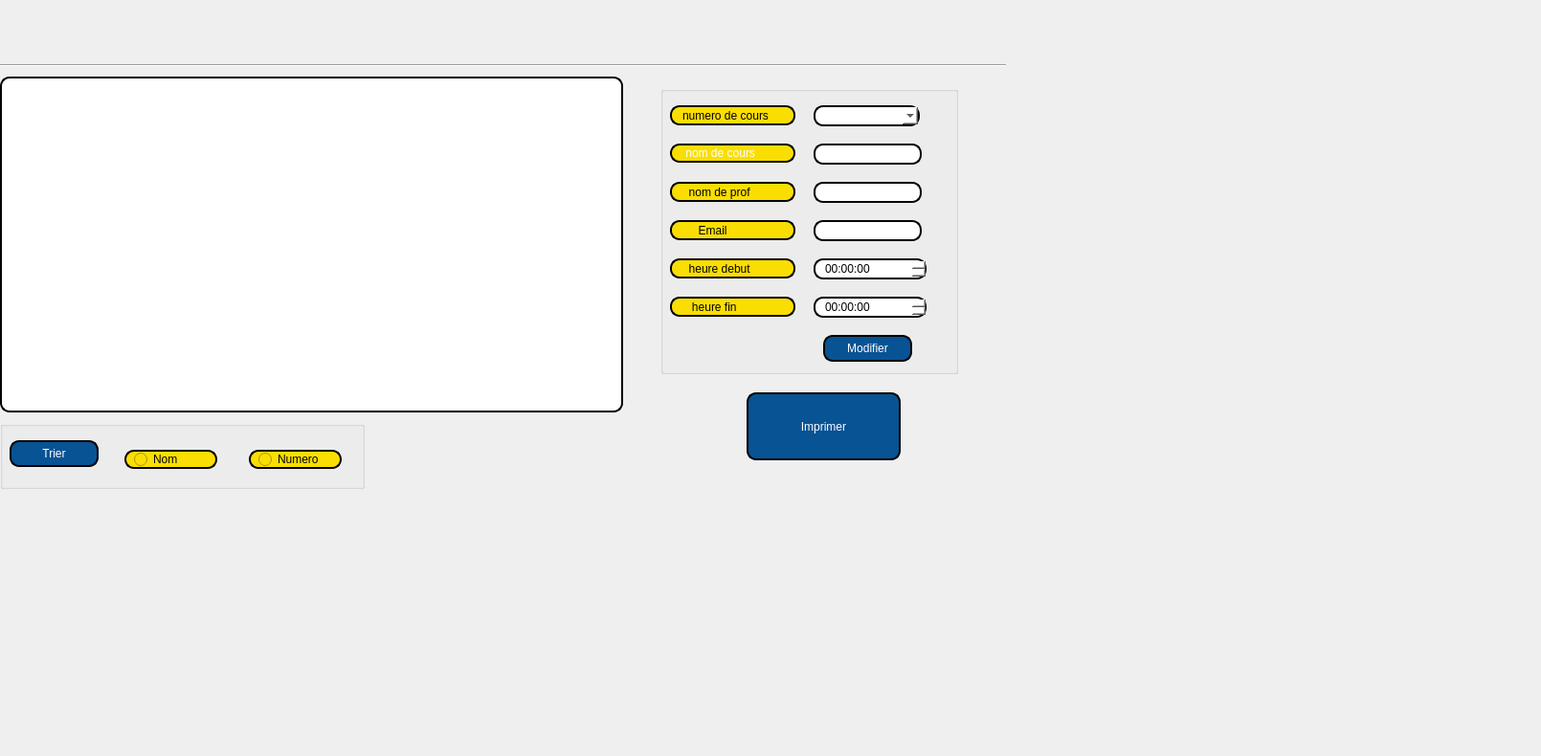
     <widget class="QWidget" name="tab_4">
      <attribute name="title">
       <string>afficher</string>
      </attribute>
      <widget class="QTableView" name="coursView">
       <property name="geometry">
        <rect>
         <x>0</x>
         <y>80</y>
         <width>651</width>
         <height>351</height>
        </rect>
       </property>
       <property name="styleSheet">
        <string notr="true">border: 2px solid black;
border-radius: 10px;
padding: 0 8px;
background: white;
selection-background-color: gray;
</string>
       </property>
      </widget>
      <widget class="Line" name="line_5">
       <property name="geometry">
        <rect>
         <x>0</x>
         <y>60</y>
         <width>1051</width>
         <height>16</height>
        </rect>
       </property>
       <property name="orientation">
        <enum>Qt::Horizontal</enum>
       </property>
      </widget>
      <widget class="QPushButton" name="trier_cours">
       <property name="geometry">
        <rect>
         <x>10</x>
         <y>460</y>
         <width>93</width>
         <height>28</height>
        </rect>
       </property>
       <property name="styleSheet">
        <string notr="true">border: 2px solid black;
border-radius: 10px;
padding: 0 8px;
color: rgb(255, 255, 255);
background:#085394	;
font: bold, &quot;Comic Sans MS&quot;;
</string>
       </property>
       <property name="text">
        <string>Trier</string>
       </property>
      </widget>
      <widget class="QLineEdit" name="nomC_4">
       <property name="geometry">
        <rect>
         <x>850</x>
         <y>150</y>
         <width>113</width>
         <height>22</height>
        </rect>
       </property>
       <property name="styleSheet">
        <string notr="true">border: 2px solid black;
border-radius: 10px;
padding: 0 8px;
background: white;
selection-background-color: gray;
</string>
       </property>
      </widget>
      <widget class="QLineEdit" name="nomE_2">
       <property name="geometry">
        <rect>
         <x>850</x>
         <y>190</y>
         <width>113</width>
         <height>22</height>
        </rect>
       </property>
       <property name="styleSheet">
        <string notr="true">border: 2px solid black;
border-radius: 10px;
padding: 0 8px;
background: white;
selection-background-color: gray;
</string>
       </property>
      </widget>
      <widget class="QLabel" name="label_22">
       <property name="geometry">
        <rect>
         <x>700</x>
         <y>150</y>
         <width>131</width>
         <height>20</height>
        </rect>
       </property>
       <property name="palette">
        <palette>
         <active>
          <colorrole role="WindowText">
           <brush brushstyle="SolidPattern">
            <color alpha="255">
             <red>255</red>
             <green>255</green>
             <blue>255</blue>
            </color>
           </brush>
          </colorrole>
          <colorrole role="Button">
           <brush brushstyle="SolidPattern">
            <color alpha="255">
             <red>250</red>
             <green>222</green>
             <blue>2</blue>
            </color>
           </brush>
          </colorrole>
          <colorrole role="Text">
           <brush brushstyle="SolidPattern">
            <color alpha="255">
             <red>255</red>
             <green>255</green>
             <blue>255</blue>
            </color>
           </brush>
          </colorrole>
          <colorrole role="ButtonText">
           <brush brushstyle="SolidPattern">
            <color alpha="255">
             <red>255</red>
             <green>255</green>
             <blue>255</blue>
            </color>
           </brush>
          </colorrole>
          <colorrole role="Base">
           <brush brushstyle="SolidPattern">
            <color alpha="255">
             <red>250</red>
             <green>222</green>
             <blue>2</blue>
            </color>
           </brush>
          </colorrole>
          <colorrole role="Window">
           <brush brushstyle="SolidPattern">
            <color alpha="255">
             <red>250</red>
             <green>222</green>
             <blue>2</blue>
            </color>
           </brush>
          </colorrole>
          <colorrole role="PlaceholderText">
           <brush brushstyle="NoBrush">
            <color alpha="128">
             <red>255</red>
             <green>255</green>
             <blue>255</blue>
            </color>
           </brush>
          </colorrole>
         </active>
         <inactive>
          <colorrole role="WindowText">
           <brush brushstyle="SolidPattern">
            <color alpha="255">
             <red>255</red>
             <green>255</green>
             <blue>255</blue>
            </color>
           </brush>
          </colorrole>
          <colorrole role="Button">
           <brush brushstyle="SolidPattern">
            <color alpha="255">
             <red>250</red>
             <green>222</green>
             <blue>2</blue>
            </color>
           </brush>
          </colorrole>
          <colorrole role="Text">
           <brush brushstyle="SolidPattern">
            <color alpha="255">
             <red>255</red>
             <green>255</green>
             <blue>255</blue>
            </color>
           </brush>
          </colorrole>
          <colorrole role="ButtonText">
           <brush brushstyle="SolidPattern">
            <color alpha="255">
             <red>255</red>
             <green>255</green>
             <blue>255</blue>
            </color>
           </brush>
          </colorrole>
          <colorrole role="Base">
           <brush brushstyle="SolidPattern">
            <color alpha="255">
             <red>250</red>
             <green>222</green>
             <blue>2</blue>
            </color>
           </brush>
          </colorrole>
          <colorrole role="Window">
           <brush brushstyle="SolidPattern">
            <color alpha="255">
             <red>250</red>
             <green>222</green>
             <blue>2</blue>
            </color>
           </brush>
          </colorrole>
          <colorrole role="PlaceholderText">
           <brush brushstyle="NoBrush">
            <color alpha="128">
             <red>255</red>
             <green>255</green>
             <blue>255</blue>
            </color>
           </brush>
          </colorrole>
         </inactive>
         <disabled>
          <colorrole role="WindowText">
           <brush brushstyle="SolidPattern">
            <color alpha="255">
             <red>255</red>
             <green>255</green>
             <blue>255</blue>
            </color>
           </brush>
          </colorrole>
          <colorrole role="Button">
           <brush brushstyle="SolidPattern">
            <color alpha="255">
             <red>250</red>
             <green>222</green>
             <blue>2</blue>
            </color>
           </brush>
          </colorrole>
          <colorrole role="Text">
           <brush brushstyle="SolidPattern">
            <color alpha="255">
             <red>255</red>
             <green>255</green>
             <blue>255</blue>
            </color>
           </brush>
          </colorrole>
          <colorrole role="ButtonText">
           <brush brushstyle="SolidPattern">
            <color alpha="255">
             <red>255</red>
             <green>255</green>
             <blue>255</blue>
            </color>
           </brush>
          </colorrole>
          <colorrole role="Base">
           <brush brushstyle="SolidPattern">
            <color alpha="255">
             <red>250</red>
             <green>222</green>
             <blue>2</blue>
            </color>
           </brush>
          </colorrole>
          <colorrole role="Window">
           <brush brushstyle="SolidPattern">
            <color alpha="255">
             <red>250</red>
             <green>222</green>
             <blue>2</blue>
            </color>
           </brush>
          </colorrole>
          <colorrole role="PlaceholderText">
           <brush brushstyle="NoBrush">
            <color alpha="128">
             <red>255</red>
             <green>255</green>
             <blue>255</blue>
            </color>
           </brush>
          </colorrole>
         </disabled>
        </palette>
       </property>
       <property name="mouseTracking">
        <bool>false</bool>
       </property>
       <property name="focusPolicy">
        <enum>Qt::ClickFocus</enum>
       </property>
       <property name="contextMenuPolicy">
        <enum>Qt::PreventContextMenu</enum>
       </property>
       <property name="styleSheet">
        <string notr="true">border: 2px solid black;
font: 75 8pt &quot;MS Shell Dlg 2&quot;;
border-radius: 10px;
padding: 0 8px;
background: #fade02;
font: bold, &quot;Comic Sans MS&quot;;;
text-align:center;
</string>
       </property>
       <property name="text">
        <string> nom de cours</string>
       </property>
      </widget>
      <widget class="QLabel" name="label_23">
       <property name="geometry">
        <rect>
         <x>700</x>
         <y>110</y>
         <width>131</width>
         <height>21</height>
        </rect>
       </property>
       <property name="styleSheet">
        <string notr="true">border: 2px solid black;
font: 75 8pt &quot;MS Shell Dlg 2&quot;;
border-radius: 10px;
padding: 0 8px;
background: #fade02;
font: bold, &quot;Comic Sans MS&quot;;;
text-align:center;
</string>
       </property>
       <property name="text">
        <string>numero de cours </string>
       </property>
      </widget>
      <widget class="QLabel" name="label_24">
       <property name="geometry">
        <rect>
         <x>700</x>
         <y>190</y>
         <width>131</width>
         <height>21</height>
        </rect>
       </property>
       <property name="styleSheet">
        <string notr="true">border: 2px solid black;
font: 75 8pt &quot;MS Shell Dlg 2&quot;;
border-radius: 10px;
padding: 0 8px;
background: #fade02;
font: bold, &quot;Comic Sans MS&quot;;;
text-align:center;
</string>
       </property>
       <property name="text">
        <string>  nom de prof</string>
       </property>
      </widget>
      <widget class="QLabel" name="label_25">
       <property name="geometry">
        <rect>
         <x>700</x>
         <y>270</y>
         <width>131</width>
         <height>21</height>
        </rect>
       </property>
       <property name="styleSheet">
        <string notr="true">border: 2px solid black;
font: 75 8pt &quot;MS Shell Dlg 2&quot;;
border-radius: 10px;
padding: 0 8px;
background: #fade02;
font: bold, &quot;Comic Sans MS&quot;;;
text-align:center;
</string>
       </property>
       <property name="text">
        <string>  heure debut</string>
       </property>
      </widget>
      <widget class="QLabel" name="label_26">
       <property name="geometry">
        <rect>
         <x>700</x>
         <y>310</y>
         <width>131</width>
         <height>21</height>
        </rect>
       </property>
       <property name="styleSheet">
        <string notr="true">border: 2px solid black;
font: 75 8pt &quot;MS Shell Dlg 2&quot;;
border-radius: 10px;
padding: 0 8px;
background: #fade02;
font: bold, &quot;Comic Sans MS&quot;;;
text-align:center;
</string>
       </property>
       <property name="text">
        <string>   heure fin</string>
       </property>
      </widget>
      <widget class="QPushButton" name="modif_button_3">
       <property name="geometry">
        <rect>
         <x>860</x>
         <y>350</y>
         <width>93</width>
         <height>28</height>
        </rect>
       </property>
       <property name="styleSheet">
        <string notr="true">border: 2px solid black;
border-radius: 10px;
padding: 0 8px;
color: rgb(255, 255, 255);
background:#085394	;
font: bold, &quot;Comic Sans MS&quot;;

</string>
       </property>
       <property name="text">
        <string>Modifier</string>
       </property>
      </widget>
      <widget class="QPushButton" name="pushButton">
       <property name="geometry">
        <rect>
         <x>780</x>
         <y>410</y>
         <width>161</width>
         <height>71</height>
        </rect>
       </property>
       <property name="styleSheet">
        <string notr="true">border: 2px solid black;
border-radius: 10px;
padding: 0 8px;
color: rgb(255, 255, 255);
background:#085394	;
font: bold, &quot;Comic Sans MS&quot;;
</string>
       </property>
       <property name="text">
        <string>Imprimer</string>
       </property>
      </widget>
      <widget class="QRadioButton" name="radioButton_nom">
       <property name="geometry">
        <rect>
         <x>130</x>
         <y>470</y>
         <width>97</width>
         <height>20</height>
        </rect>
       </property>
       <property name="styleSheet">
        <string notr="true">border: 2px solid black;
font: 75 8pt &quot;MS Shell Dlg 2&quot;;
border-radius: 10px;
padding: 0 8px;
background: #fade02;
font: bold, &quot;Comic Sans MS&quot;;;
text-align:center;
</string>
       </property>
       <property name="text">
        <string>Nom</string>
       </property>
      </widget>
      <widget class="QRadioButton" name="radioButton_numero">
       <property name="geometry">
        <rect>
         <x>260</x>
         <y>470</y>
         <width>97</width>
         <height>20</height>
        </rect>
       </property>
       <property name="styleSheet">
        <string notr="true">border: 2px solid black;
font: 75 8pt &quot;MS Shell Dlg 2&quot;;
border-radius: 10px;
padding: 0 8px;
background: #fade02;
font: bold, &quot;Comic Sans MS&quot;;;
text-align:center;
</string>
       </property>
       <property name="text">
        <string>Numero</string>
       </property>
      </widget>
      <widget class="QLabel" name="background_4">
       <property name="geometry">
        <rect>
         <x>0</x>
         <y>0</y>
         <width>1601</width>
         <height>781</height>
        </rect>
       </property>
       <property name="text">
        <string/>
       </property>
      </widget>
      <widget class="QTimeEdit" name="heureD_2">
       <property name="geometry">
        <rect>
         <x>850</x>
         <y>270</y>
         <width>118</width>
         <height>22</height>
        </rect>
       </property>
       <property name="styleSheet">
        <string notr="true">border: 2px solid black;
border-radius: 10px;
padding: 0 8px;
background: white;
selection-background-color: gray;
</string>
       </property>
      </widget>
      <widget class="QTimeEdit" name="heureF_3">
       <property name="geometry">
        <rect>
         <x>850</x>
         <y>310</y>
         <width>118</width>
         <height>22</height>
        </rect>
       </property>
       <property name="styleSheet">
        <string notr="true">border: 2px solid black;
border-radius: 10px;
padding: 0 8px;
background: white;
selection-background-color: gray;
</string>
       </property>
      </widget>
      <widget class="QComboBox" name="numC">
       <property name="geometry">
        <rect>
         <x>850</x>
         <y>110</y>
         <width>111</width>
         <height>22</height>
        </rect>
       </property>
       <property name="styleSheet">
        <string notr="true">border: 2px solid black;
border-radius: 10px;
padding: 0 8px;
background: white;
selection-background-color: gray;
</string>
       </property>
      </widget>
      <widget class="QLineEdit" name="email_2">
       <property name="geometry">
        <rect>
         <x>850</x>
         <y>230</y>
         <width>113</width>
         <height>22</height>
        </rect>
       </property>
       <property name="styleSheet">
        <string notr="true">border: 2px solid black;
border-radius: 10px;
padding: 0 8px;
background: white;
selection-background-color: gray;
</string>
       </property>
      </widget>
      <widget class="QLabel" name="label_27">
       <property name="geometry">
        <rect>
         <x>700</x>
         <y>230</y>
         <width>131</width>
         <height>21</height>
        </rect>
       </property>
       <property name="styleSheet">
        <string notr="true">border: 2px solid black;
font: 75 8pt &quot;MS Shell Dlg 2&quot;;
border-radius: 10px;
padding: 0 8px;
background: #fade02;
font: bold, &quot;Comic Sans MS&quot;;;
text-align:center;
</string>
       </property>
       <property name="text">
        <string>     Email</string>
       </property>
      </widget>
      <widget class="QGroupBox" name="groupBox_5">
       <property name="geometry">
        <rect>
         <x>690</x>
         <y>90</y>
         <width>311</width>
         <height>301</height>
        </rect>
       </property>
       <property name="title">
        <string/>
       </property>
      </widget>
      <widget class="QGroupBox" name="groupBox_6">
       <property name="geometry">
        <rect>
         <x>0</x>
         <y>440</y>
         <width>381</width>
         <height>71</height>
        </rect>
       </property>
       <property name="title">
        <string/>
       </property>
      </widget>
      <zorder>groupBox_5</zorder>
      <zorder>groupBox_6</zorder>
      <zorder>background_4</zorder>
      <zorder>coursView</zorder>
      <zorder>line_5</zorder>
      <zorder>trier_cours</zorder>
      <zorder>nomC_4</zorder>
      <zorder>nomE_2</zorder>
      <zorder>label_22</zorder>
      <zorder>label_23</zorder>
      <zorder>label_24</zorder>
      <zorder>label_25</zorder>
      <zorder>label_26</zorder>
      <zorder>modif_button_3</zorder>
      <zorder>pushButton</zorder>
      <zorder>radioButton_nom</zorder>
      <zorder>radioButton_numero</zorder>
      <zorder>heureD_2</zorder>
      <zorder>heureF_3</zorder>
      <zorder>numC</zorder>
      <zorder>email_2</zorder>
      <zorder>label_27</zorder>
     </widget>
